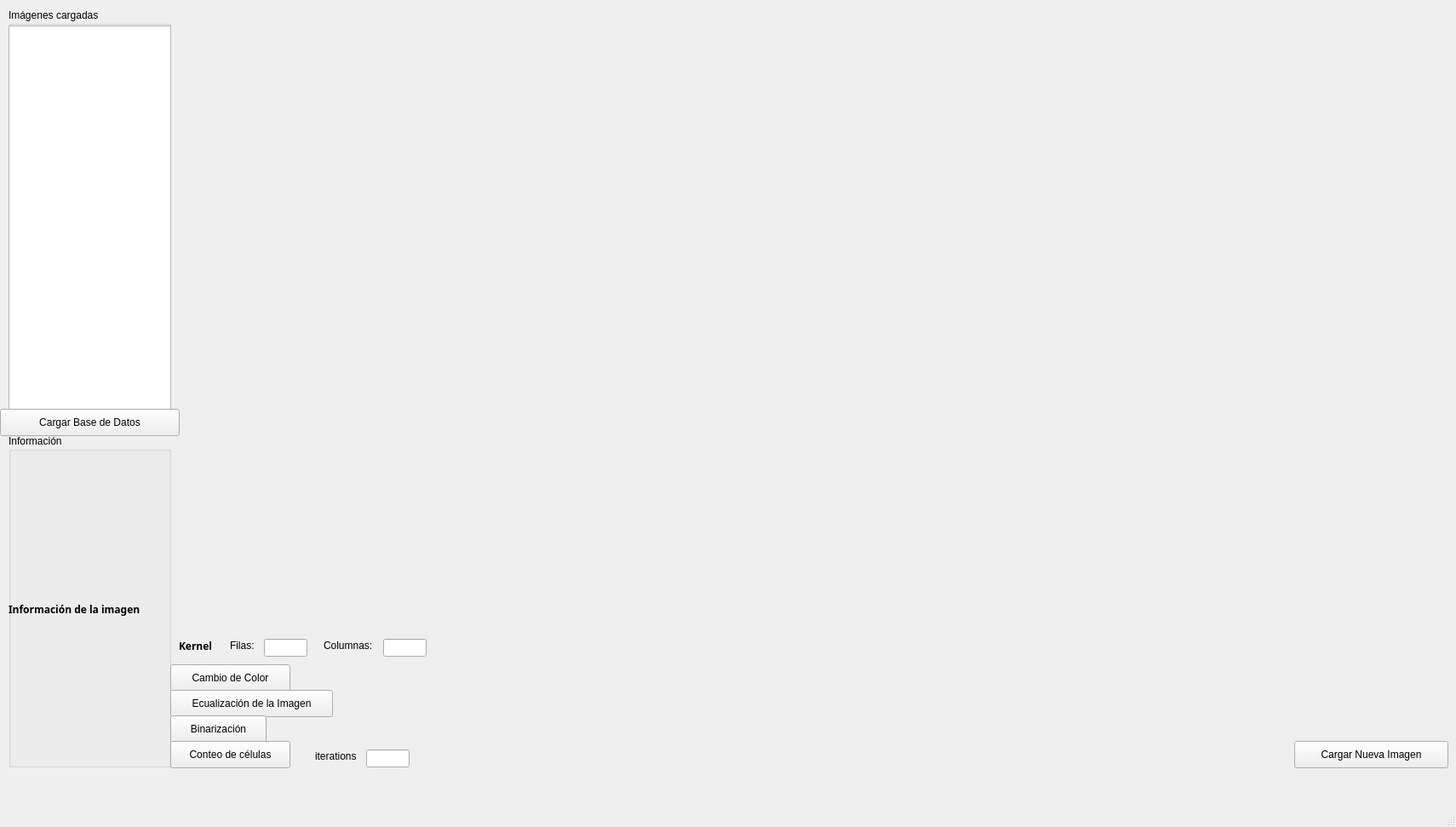
<?xml version="1.0" encoding="UTF-8"?>
<ui version="4.0">
 <class>MainWindow</class>
 <widget class="QMainWindow" name="MainWindow">
  <property name="geometry">
   <rect>
    <x>0</x>
    <y>0</y>
    <width>1710</width>
    <height>971</height>
   </rect>
  </property>
  <property name="windowTitle">
   <string>MainWindow</string>
  </property>
  <widget class="QWidget" name="centralwidget">
   <widget class="QGroupBox" name="groupBox">
    <property name="geometry">
     <rect>
      <x>10</x>
      <y>510</y>
      <width>191</width>
      <height>391</height>
     </rect>
    </property>
    <property name="title">
     <string>Información</string>
    </property>
    <widget class="QLabel" name="Info_ima_Text">
     <property name="geometry">
      <rect>
       <x>0</x>
       <y>30</y>
       <width>191</width>
       <height>351</height>
      </rect>
     </property>
     <property name="font">
      <font>
       <family>Arial Black</family>
       <weight>75</weight>
       <bold>true</bold>
      </font>
     </property>
     <property name="text">
      <string>Información de la imagen</string>
     </property>
    </widget>
   </widget>
   <widget class="QGroupBox" name="groupBox_2">
    <property name="geometry">
     <rect>
      <x>10</x>
      <y>10</y>
      <width>191</width>
      <height>471</height>
     </rect>
    </property>
    <property name="title">
     <string>Imágenes cargadas</string>
    </property>
    <widget class="QListView" name="List_imgs">
     <property name="geometry">
      <rect>
       <x>0</x>
       <y>20</y>
       <width>191</width>
       <height>451</height>
      </rect>
     </property>
    </widget>
   </widget>
   <widget class="QWidget" name="campo_grafico" native="true">
    <property name="geometry">
     <rect>
      <x>210</x>
      <y>20</y>
      <width>1491</width>
      <height>721</height>
     </rect>
    </property>
   </widget>
   <widget class="QLabel" name="label">
    <property name="geometry">
     <rect>
      <x>210</x>
      <y>750</y>
      <width>60</width>
      <height>16</height>
     </rect>
    </property>
    <property name="font">
     <font>
      <family>Arial Black</family>
      <weight>75</weight>
      <bold>true</bold>
     </font>
    </property>
    <property name="text">
     <string>Kernel</string>
    </property>
   </widget>
   <widget class="QLabel" name="label_3">
    <property name="geometry">
     <rect>
      <x>270</x>
      <y>750</y>
      <width>41</width>
      <height>16</height>
     </rect>
    </property>
    <property name="text">
     <string>Filas:</string>
    </property>
   </widget>
   <widget class="QLabel" name="label_4">
    <property name="geometry">
     <rect>
      <x>380</x>
      <y>750</y>
      <width>71</width>
      <height>16</height>
     </rect>
    </property>
    <property name="text">
     <string>Columnas:</string>
    </property>
   </widget>
   <widget class="QLineEdit" name="Campo_Filas">
    <property name="geometry">
     <rect>
      <x>310</x>
      <y>750</y>
      <width>51</width>
      <height>21</height>
     </rect>
    </property>
   </widget>
   <widget class="QLineEdit" name="Campo_Columnas">
    <property name="geometry">
     <rect>
      <x>450</x>
      <y>750</y>
      <width>51</width>
      <height>21</height>
     </rect>
    </property>
   </widget>
   <widget class="QPushButton" name="Button_Cambio_Color">
    <property name="geometry">
     <rect>
      <x>200</x>
      <y>780</y>
      <width>141</width>
      <height>32</height>
     </rect>
    </property>
    <property name="text">
     <string>Cambio de Color</string>
    </property>
   </widget>
   <widget class="QPushButton" name="Button_Ecu_Ima">
    <property name="geometry">
     <rect>
      <x>200</x>
      <y>810</y>
      <width>191</width>
      <height>32</height>
     </rect>
    </property>
    <property name="text">
     <string>Ecualización de la Imagen</string>
    </property>
   </widget>
   <widget class="QPushButton" name="Button_Binarizacion">
    <property name="geometry">
     <rect>
      <x>200</x>
      <y>840</y>
      <width>113</width>
      <height>32</height>
     </rect>
    </property>
    <property name="text">
     <string>Binarización</string>
    </property>
   </widget>
   <widget class="QPushButton" name="Button_Conteo_Celulas">
    <property name="geometry">
     <rect>
      <x>200</x>
      <y>870</y>
      <width>141</width>
      <height>32</height>
     </rect>
    </property>
    <property name="text">
     <string>Conteo de células</string>
    </property>
   </widget>
   <widget class="QPushButton" name="Button_Cargar_Ima">
    <property name="geometry">
     <rect>
      <x>1520</x>
      <y>870</y>
      <width>181</width>
      <height>32</height>
     </rect>
    </property>
    <property name="text">
     <string>Cargar Nueva Imagen</string>
    </property>
   </widget>
   <widget class="QPushButton" name="Button_CargarBD">
    <property name="geometry">
     <rect>
      <x>0</x>
      <y>480</y>
      <width>211</width>
      <height>32</height>
     </rect>
    </property>
    <property name="text">
     <string>Cargar Base de Datos</string>
    </property>
   </widget>
   <widget class="QLabel" name="Label_Alert">
    <property name="geometry">
     <rect>
      <x>520</x>
      <y>750</y>
      <width>1161</width>
      <height>16</height>
     </rect>
    </property>
    <property name="text">
     <string/>
    </property>
   </widget>
   <widget class="QLabel" name="label_2">
    <property name="geometry">
     <rect>
      <x>370</x>
      <y>880</y>
      <width>60</width>
      <height>16</height>
     </rect>
    </property>
    <property name="text">
     <string>iterations</string>
    </property>
   </widget>
   <widget class="QLineEdit" name="Campo_iter">
    <property name="geometry">
     <rect>
      <x>430</x>
      <y>880</y>
      <width>51</width>
      <height>21</height>
     </rect>
    </property>
   </widget>
  </widget>
  <widget class="QMenuBar" name="menubar">
   <property name="geometry">
    <rect>
     <x>0</x>
     <y>0</y>
     <width>1710</width>
     <height>42</height>
    </rect>
   </property>
  </widget>
  <widget class="QStatusBar" name="statusbar"/>
  <action name="actionjpg_png">
   <property name="text">
    <string>jpg/png</string>
   </property>
  </action>
  <action name="actionDicom">
   <property name="text">
    <string>Dicom</string>
   </property>
  </action>
  <action name="actionNifti">
   <property name="text">
    <string>Nifti</string>
   </property>
  </action>
 </widget>
 <resources/>
 <connections/>
</ui>
